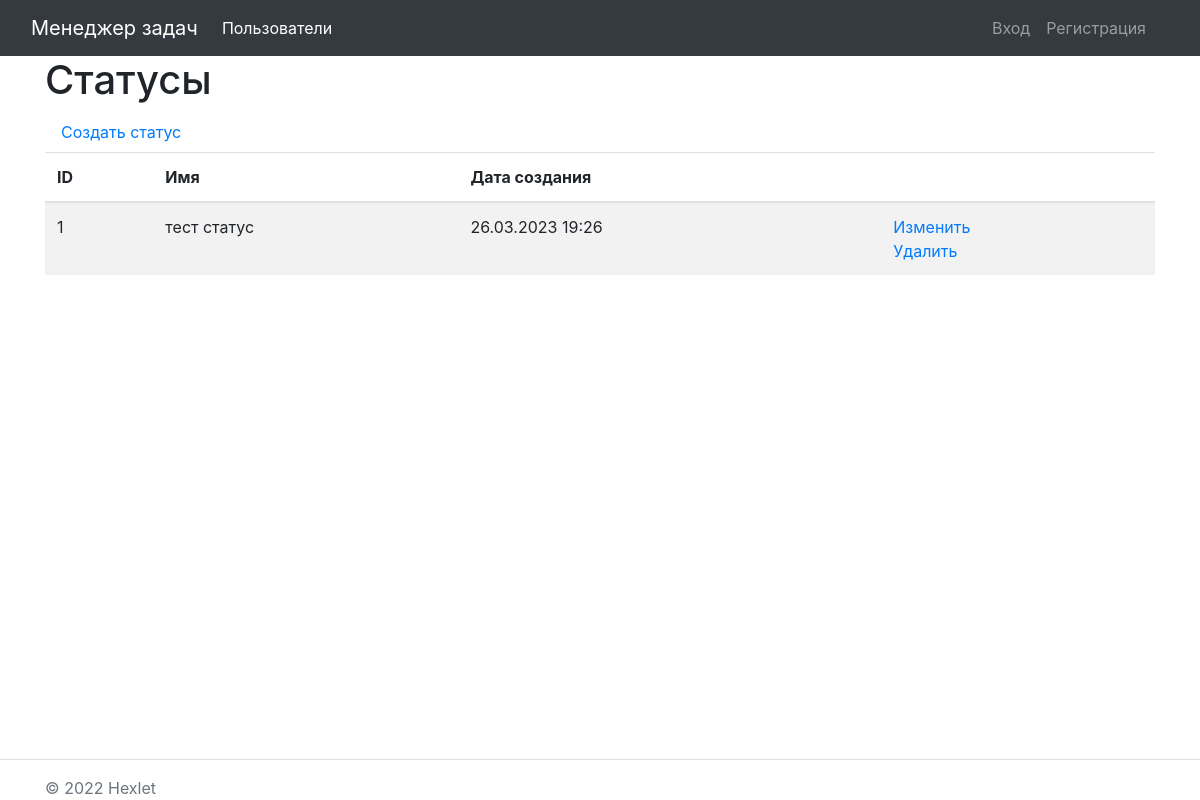
The app's page /statuses/, older data.
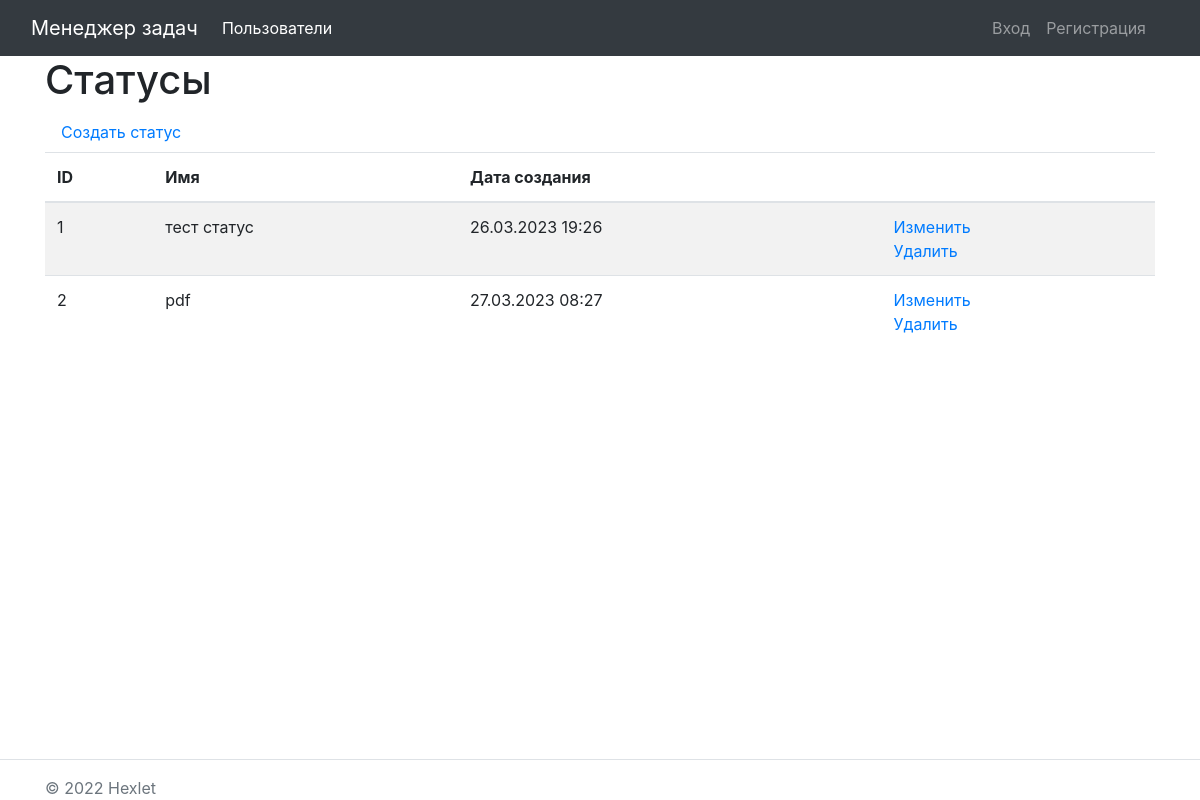
The same page, newer data.
### task_manager/statuses/models.py (models this page shows, shortened)
class Status(models.Model):
    name = models.CharField(max_length=130, unique=True, verbose_name="Имя")
    creatad_at = models.DateTimeField(auto_now=True)
    class Meta:
        verbose_name = _('Статус')
        verbose_name_plural = _('Статусы')

### task_manager/statuses/views.py (the view)
# urls.py: path('', StatusListView.as_view(), name='status_list')
class StatusListView(ListView):
    model = Status
    tempalte_name = 'statuses/list.html'

### task_manager/statuses/templates/statuses/status_list.html
{% extends 'base.html' %}
{% load i18n %}
{% block content %}
    <h1>Статусы</h1>
    <a class="nav-link" href="/statuses/create/">{% translate 'Создать статус' %}</a>
    <table class="table table-striped">
        <thead>
            <tr>
                <th>ID</th>
                <th>Имя</th>
                <th>Дата создания</th>
                <th></th>
            </tr>
        </thead>
        <tbody>
            {% for status in object_list %}
            <tr>
                <td>{{ status.id }}</td>
                <td>{{ status.name }}</td>
                <td>{{ status.creatad_at|date:"d.m.Y H:i" }}</td>
                <td>
                    <a href="{% url 'status_update' status.id %}">{% translate 'Изменить' %}</a>
                    <br>
                    <a href="{% url 'status_delete' status.id %}">{% translate 'Удалить' %}</a>
                </td>
            </tr>
            {% endfor %}
        </tbody>
    </table>
{% endblock content %}

### task_manager/templates/base.html (shortened to what this page needs)
{% load bootstrap4 i18n %}
{% get_current_language as LANGUAGE_CODE %}
<!doctype html>
<html lang="{{ LANGUAGE_CODE }}">
<head>
  {% bootstrap_css %}
</head>
<body class="min-vh-100 d-flex flex-column">
  {% include 'layout/navbar.html' %}
  <main class="container wrapper flex-grow-1">
    {% block content %}{% endblock content %}
  </main>
  {% include 'layout/footer.html' %}
</body>
</html>

### task_manager/templates/layout/navbar.html (shortened to what this page needs)
{% load i18n %}
<nav class="navbar navbar-expand-md navbar-dark bg-dark">
  <div class="container-fluid">
    <a class="navbar-brand" href="/">{% translate "Менеджер задач" %}</a>
    <div class="collapse navbar-collapse flex-grow-1" id="navbarCollapse">
      <ul class="col-8 navbar-nav  mb-2 mb-md-0">
        <li class="nav-item">
          <a class="nav-link active" aria-current="page"
          href="{% url 'users_list' %}">{% translate "Пользователи" %}</a>
        </li>
      </ul>
      <ul class="col-4 d-flex justify-content-end align-items-right navbar-nav">
        {% if user.is_authenticated %}
        <li class="nav-item">
          <a class="nav-link" href="{% url 'logout' %}">{% translate "Выход" %}</a>
        </li>
        {% else %}
        <li class="nav-item">
          <a class="nav-link" href="{% url 'login' %}">{% translate "Вход" %}</a>
        </li>
        <li class="nav-item">
          <a class="nav-link" href="{% url 'user_create' %}">{% translate "Регистрация" %}</a>
        </li>
        {% endif %}
      </ul>
    </div>
  </div>
</nav>

### task_manager/templates/layout/footer.html
 <footer class="pt-3 mt-4 text-muted border-top">
   <div class="container">
      &copy; 2022 Hexlet
     </div>
 </footer>

Row changes from the older to the newer data that the page shows:
added Status: id "2", name "pdf", creatad_at "27.03.2023 08:27"
